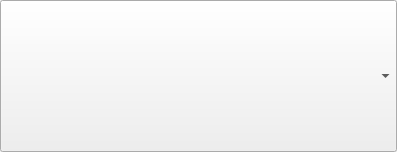
<?xml version="1.0" encoding="UTF-8"?>
<ui version="4.0">
 <class>EnumEditorWidget</class>
 <widget class="QWidget" name="EnumEditorWidget">
  <property name="geometry">
   <rect>
    <x>0</x>
    <y>0</y>
    <width>397</width>
    <height>152</height>
   </rect>
  </property>
  <property name="windowTitle">
   <string>Form</string>
  </property>
  <property name="autoFillBackground">
   <bool>true</bool>
  </property>
  <layout class="QVBoxLayout" name="verticalLayout">
   <property name="spacing">
    <number>0</number>
   </property>
   <property name="leftMargin">
    <number>0</number>
   </property>
   <property name="topMargin">
    <number>0</number>
   </property>
   <property name="rightMargin">
    <number>0</number>
   </property>
   <property name="bottomMargin">
    <number>0</number>
   </property>
   <item>
    <widget class="QComboBox" name="combo_box">
     <property name="sizePolicy">
      <sizepolicy hsizetype="Preferred" vsizetype="Expanding">
       <horstretch>0</horstretch>
       <verstretch>0</verstretch>
      </sizepolicy>
     </property>
    </widget>
   </item>
  </layout>
 </widget>
 <resources/>
 <connections/>
</ui>
